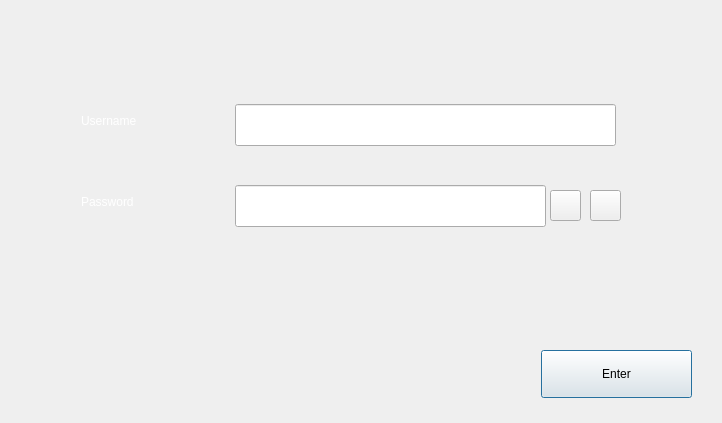
<?xml version="1.0" encoding="UTF-8"?>
<ui version="4.0">
 <class>Login</class>
 <widget class="QDialog" name="Login">
  <property name="enabled">
   <bool>true</bool>
  </property>
  <property name="geometry">
   <rect>
    <x>0</x>
    <y>0</y>
    <width>722</width>
    <height>423</height>
   </rect>
  </property>
  <property name="sizePolicy">
   <sizepolicy hsizetype="Fixed" vsizetype="Fixed">
    <horstretch>0</horstretch>
    <verstretch>0</verstretch>
   </sizepolicy>
  </property>
  <property name="minimumSize">
   <size>
    <width>722</width>
    <height>423</height>
   </size>
  </property>
  <property name="maximumSize">
   <size>
    <width>722</width>
    <height>423</height>
   </size>
  </property>
  <property name="windowTitle">
   <string>Dialog</string>
  </property>
  <property name="windowIcon">
   <iconset>
    <normaloff>:/img/LogoB</normaloff>:/img/LogoB</iconset>
  </property>
  <property name="styleSheet">
   <string notr="true">rgb (53, 132, 228);</string>
  </property>
  <widget class="QLabel" name="BG">
   <property name="geometry">
    <rect>
     <x>0</x>
     <y>0</y>
     <width>722</width>
     <height>423</height>
    </rect>
   </property>
   <property name="text">
    <string/>
   </property>
  </widget>
  <widget class="QPushButton" name="enterBtn">
   <property name="geometry">
    <rect>
     <x>541</x>
     <y>350</y>
     <width>151</width>
     <height>48</height>
    </rect>
   </property>
   <property name="cursor">
    <cursorShape>BusyCursor</cursorShape>
   </property>
   <property name="text">
    <string>Enter</string>
   </property>
  </widget>
  <widget class="QPushButton" name="seePassBtn">
   <property name="geometry">
    <rect>
     <x>550</x>
     <y>190</y>
     <width>31</width>
     <height>31</height>
    </rect>
   </property>
   <property name="text">
    <string/>
   </property>
   <property name="icon">
    <iconset resource="Resours/Recours.qrc">
     <normaloff>:/icon/icons8-eye-96.png</normaloff>:/icon/icons8-eye-96.png</iconset>
   </property>
   <property name="iconSize">
    <size>
     <width>31</width>
     <height>31</height>
    </size>
   </property>
  </widget>
  <widget class="QLineEdit" name="passwordTxtBar">
   <property name="geometry">
    <rect>
     <x>235</x>
     <y>185</y>
     <width>311</width>
     <height>42</height>
    </rect>
   </property>
   <property name="echoMode">
    <enum>QLineEdit::Password</enum>
   </property>
  </widget>
  <widget class="QLabel" name="uTxt">
   <property name="geometry">
    <rect>
     <x>81</x>
     <y>104</y>
     <width>148</width>
     <height>34</height>
    </rect>
   </property>
   <property name="text">
    <string>&lt;font color = white&gt;Username</string>
   </property>
  </widget>
  <widget class="QLineEdit" name="usernameTxtBar">
   <property name="enabled">
    <bool>true</bool>
   </property>
   <property name="geometry">
    <rect>
     <x>235</x>
     <y>104</y>
     <width>381</width>
     <height>42</height>
    </rect>
   </property>
  </widget>
  <widget class="QLabel" name="pTxt">
   <property name="geometry">
    <rect>
     <x>81</x>
     <y>185</y>
     <width>136</width>
     <height>34</height>
    </rect>
   </property>
   <property name="text">
    <string>&lt;font color = white&gt;Password</string>
   </property>
  </widget>
  <widget class="QPushButton" name="unseePassBtn">
   <property name="geometry">
    <rect>
     <x>590</x>
     <y>190</y>
     <width>31</width>
     <height>31</height>
    </rect>
   </property>
   <property name="text">
    <string/>
   </property>
   <property name="icon">
    <iconset resource="Resours/Recours.qrc">
     <normaloff>:/icon/icons8-invisible-96.png</normaloff>:/icon/icons8-invisible-96.png</iconset>
   </property>
   <property name="iconSize">
    <size>
     <width>31</width>
     <height>31</height>
    </size>
   </property>
  </widget>
 </widget>
 <tabstops>
  <tabstop>usernameTxtBar</tabstop>
  <tabstop>passwordTxtBar</tabstop>
  <tabstop>enterBtn</tabstop>
  <tabstop>seePassBtn</tabstop>
 </tabstops>
 <resources>
  <include location="Resours/Recours.qrc"/>
 </resources>
 <connections/>
</ui>
